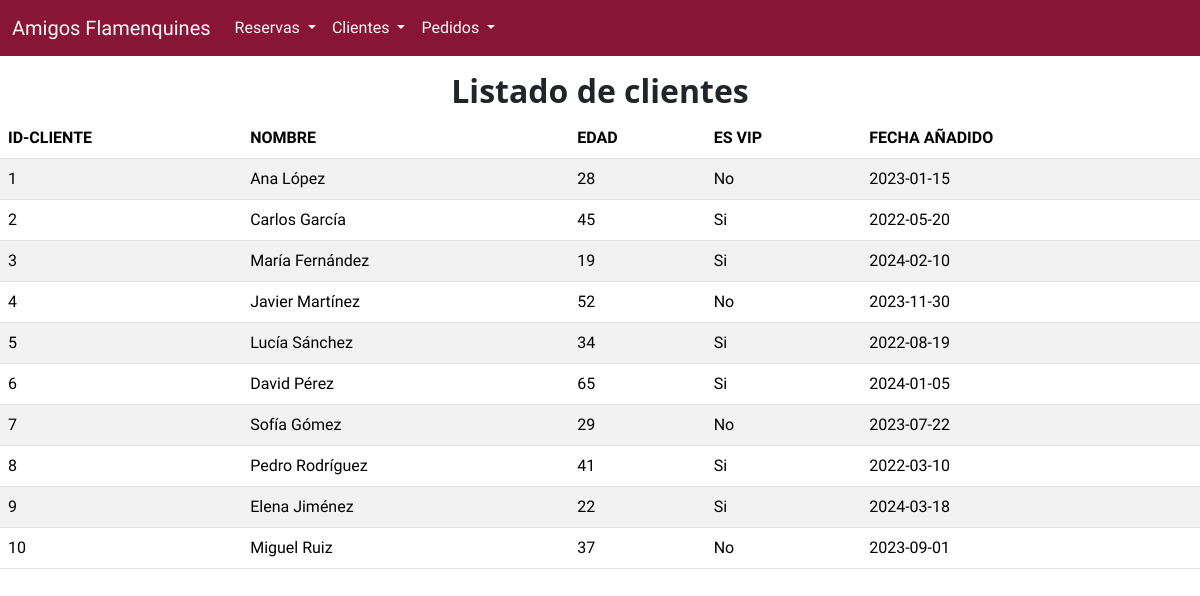
/mostrar_listado_clientes.php, run on the app's committed database.
### tables this page shows
CREATE TABLE `client` (
  `id_client` int NOT NULL,
  `date_created_account` date NOT NULL,
  `age` int NOT NULL,
  `is_vip` tinyint(1) NOT NULL,
  `name` varchar(50) NOT NULL
);

### mostrar_listado_clientes.php (the view, shortened to what this page needs)
<?php
$conexion = obtenerConexion();
$sql = "SELECT * FROM client";
$resultado = mysqli_query($conexion, $sql);
$tabla = "<table class='table table-striped' id='listadoClientesAlmacenados'>";
$tabla .= "<thead><tr><th>ID-CLIENTE</th><th>NOMBRE</th><th>EDAD</th><th>ES VIP</th><th>FECHA AÑADIDO</th></tr></thead><tbody>";
while ($fila = mysqli_fetch_assoc($resultado)) {
    if ($fila["is_vip"] == "1") {
        $esVip = "No";
    }else{
        $esVip = "Si";
    }
    $tabla .= "<tr>";
    $tabla .= "<td>". $fila["id_client"] ."</td>";
    $tabla .= "<td>". $fila["name"] ."</td>";
    $tabla .= "<td>". $fila["age"] ."</td>";
    $tabla .= "<td>". $esVip ."</td>";
    $tabla .= "<td>". $fila["date_created_account"] ."</td>";
    $tabla .= "</tr>";
}
$tabla .= "</tbody></table>";
?>
    <h2 class="text-center" style="
font-family: 'Open Sans', sans-serif;">Listado de clientes</h2>
    <?php
        echo $tabla;
    ?>
</body>
</html>

### data on the page
client: id_client "1", name "Ana López", age "28", is_vip "No", date_created_account "2023-01-15"
client: id_client "2", name "Carlos García", age "45", is_vip "Si", date_created_account "2022-05-20"
client: id_client "3", name "María Fernández", age "19", is_vip "Si", date_created_account "2024-02-10"
client: id_client "4", name "Javier Martínez", age "52", is_vip "No", date_created_account "2023-11-30"
client: id_client "5", name "Lucía Sánchez", age "34", is_vip "Si", date_created_account "2022-08-19"
client: id_client "6", name "David Pérez", age "65", is_vip "Si", date_created_account "2024-01-05"
client: id_client "7", name "Sofía Gómez", age "29", is_vip "No", date_created_account "2023-07-22"
client: id_client "8", name "Pedro Rodríguez", age "41", is_vip "Si", date_created_account "2022-03-10"
client: id_client "9", name "Elena Jiménez", age "22", is_vip "Si", date_created_account "2024-03-18"
client: id_client "10", name "Miguel Ruiz", age "37", is_vip "No", date_created_account "2023-09-01"
